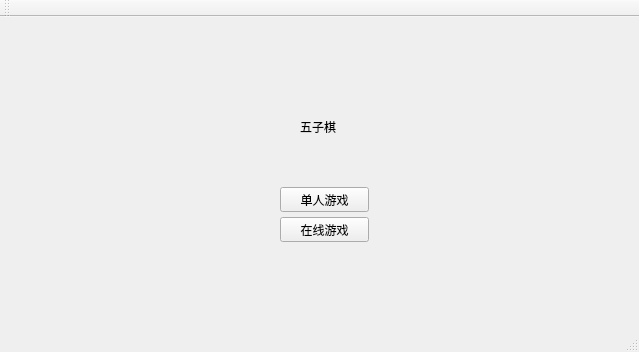
<?xml version="1.0" encoding="UTF-8"?>
<ui version="4.0">
 <class>MainWindow</class>
 <widget class="QMainWindow" name="MainWindow">
  <property name="geometry">
   <rect>
    <x>0</x>
    <y>0</y>
    <width>639</width>
    <height>352</height>
   </rect>
  </property>
  <property name="windowTitle">
   <string>MainWindow</string>
  </property>
  <widget class="QWidget" name="centralWidget">
   <widget class="QPushButton" name="vsBot">
    <property name="geometry">
     <rect>
      <x>280</x>
      <y>170</y>
      <width>89</width>
      <height>25</height>
     </rect>
    </property>
    <property name="text">
     <string>单人游戏</string>
    </property>
   </widget>
   <widget class="QPushButton" name="vsOnline">
    <property name="geometry">
     <rect>
      <x>280</x>
      <y>200</y>
      <width>89</width>
      <height>25</height>
     </rect>
    </property>
    <property name="text">
     <string>在线游戏</string>
    </property>
   </widget>
   <widget class="QLabel" name="label">
    <property name="geometry">
     <rect>
      <x>300</x>
      <y>100</y>
      <width>51</width>
      <height>21</height>
     </rect>
    </property>
    <property name="text">
     <string>五子棋</string>
    </property>
    <property name="textFormat">
     <enum>Qt::RichText</enum>
    </property>
   </widget>
  </widget>
  <widget class="QMenuBar" name="menuBar">
   <property name="geometry">
    <rect>
     <x>0</x>
     <y>0</y>
     <width>639</width>
     <height>28</height>
    </rect>
   </property>
  </widget>
  <widget class="QToolBar" name="mainToolBar">
   <attribute name="toolBarArea">
    <enum>TopToolBarArea</enum>
   </attribute>
   <attribute name="toolBarBreak">
    <bool>false</bool>
   </attribute>
  </widget>
  <widget class="QStatusBar" name="statusBar"/>
 </widget>
 <layoutdefault spacing="6" margin="11"/>
 <resources/>
 <connections/>
</ui>
